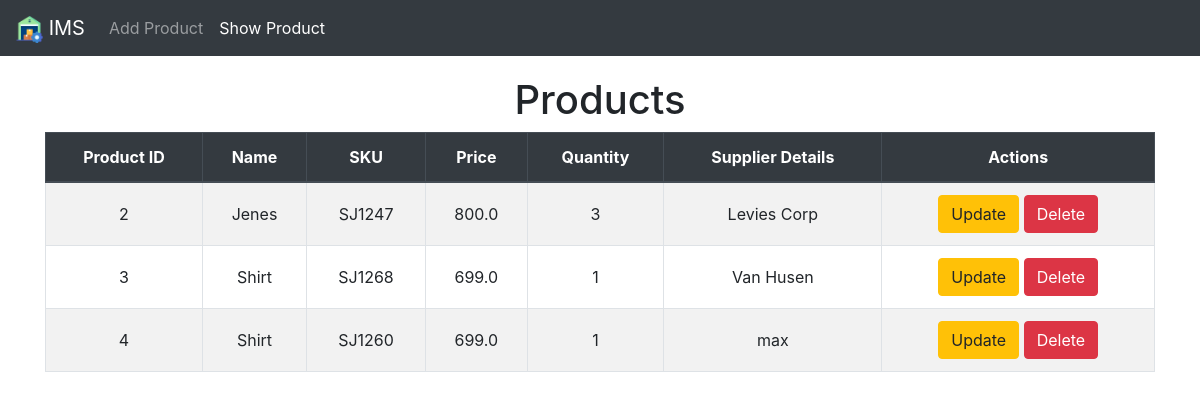
Before: /plist/ with the older database file.
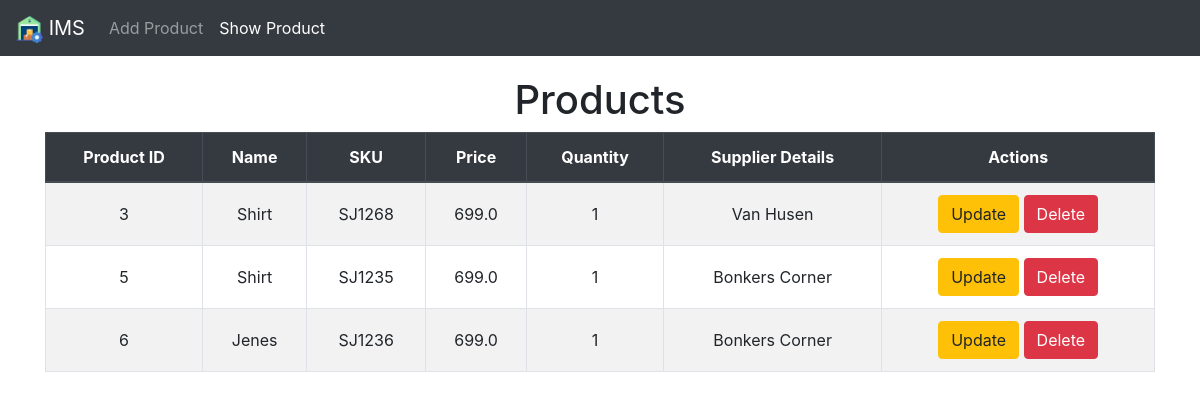
After: the same page with the newer database file.
### home/models.py (models this page shows, shortened)
class Product(models.Model):
    product_id = models.AutoField(primary_key=True)
    name = models.CharField(max_length=100)
    sku = models.CharField(max_length=50, unique=True)
    price = models.FloatField()
    quantity = models.IntegerField()
    supplier = models.CharField(max_length=100)

### home/views.py (the view)
# urls.py: path('plist/', ProductListView.as_view(), name='plist'),
class ProductListView(ListView):
    model = Product
    template_name = 'home/plist.html'
    context_object_name = 'products'

### templates/home/plist.html (shortened to what this page needs)
{% extends 'index.html' %}
{% block navitems %}
<li class="nav-item">
    <a href="{% url 'pform' %}" class="nav-link">
        Add Product
    </a>
</li>
<li class="nav-item">
    <a href="{% url 'plist' %}" class="nav-link active">
        Show Product
    </a>
    </li>
{% endblock %}
{% block content %}
<h1 class="text-center">
    Products
</h1>
<table class="table table-bordered table-striped text-center">
    <thead class="thead-dark">
        <tr>
            <th>Product ID</th>
            <th>Name</th>
            <th>SKU</th>
            <th>Price</th>
            <th>Quantity</th>
            <th>Supplier Details</th>
            <th>Actions</th>
        </tr>
    </thead>
    <tbody>
        {% for p in products %}
        <tr>
            <td>{{p.product_id}}</td>
            <td>{{p.name}}</td>
            <td>{{p.sku}}</td>
            <td>{{p.price}}</td>
            <td>{{p.quantity}}</td>
            <td>{{p.supplier}}</td>
            <td>
                <a href="{% url 'pupdate' p.product_id %}" class="btn btn-warning">Update</a>
                <a href="{% url 'pdelete' p.product_id %}" class="btn btn-danger">Delete</a>
            </td>
        </tr>
        {% endfor %}
    </tbody>
</table>
{% endblock %}

### templates/index.html (shortened to what this page needs)
{% load static %}
<!DOCTYPE html>
<html lang="en">
<head>
    <link href="
    https://cdn.jsdelivr.net/npm/bootstrap@4.6.2/dist/css/bootstrap.min.css
    " rel="stylesheet">
</head>
<body>
    <nav class="navbar navbar-dark bg-dark navbar-expand-lg fixed-top">
        <a href="{% url 'home' %}" class="navbar-brand">
            <img src="{% static 'inventory-management.png' %}" alt="Logo" width="27" height="27" class="d-inline-block align-text-top"> IMS
        </a>
        <div class="collapse navbar-collapse" id="navbarNav">
            <ul class="navbar-nav">
                {% block navitems %}{% endblock %}
            </ul>
        </div>
    </nav>
    <div class="container">
        {% block content %}{% endblock %}
    </div>
</body>
</html>

### templates/index.html (style rules this page uses)
body { padding-top: 56px; }
.container { margin-top: 20px; }
.table th, .table td { vertical-align: middle; }

Changed rows visible on the page:
removed Product: product_id "2", name "Jenes", sku "SJ1247", price "800.0", quantity "3", supplier "Levies Corp"
removed Product: product_id "4", name "Shirt", sku "SJ1260", price "699.0", quantity "1", supplier "max"
added Product: product_id "5", name "Shirt", sku "SJ1235", price "699.0", quantity "1", supplier "Bonkers Corner"
added Product: product_id "6", name "Jenes", sku "SJ1236", price "699.0", quantity "1", supplier "Bonkers Corner"
